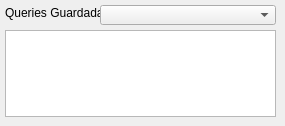
       <widget class="QWidget" name="util_integration_sqlInsert_tab">
        <attribute name="title">
         <string notr="true">Insert</string>
        </attribute>
        <widget class="QLabel" name="util_integration_sqlInsert_queriesSaved_label">
         <property name="geometry">
          <rect>
           <x>5</x>
           <y>5</y>
           <width>95</width>
           <height>16</height>
          </rect>
         </property>
         <property name="text">
          <string notr="true">Queries Guardadas</string>
         </property>
        </widget>
        <widget class="QPlainTextEdit" name="util_integration_sqlInsert_insertQuery_plainTextEdit">
         <property name="geometry">
          <rect>
           <x>5</x>
           <y>30</y>
           <width>271</width>
           <height>87</height>
          </rect>
         </property>
         <property name="plainText">
          <string notr="true"/>
         </property>
         <property name="placeholderText">
          <string notr="true">Sentencia en SQL para inserción de datos...</string>
         </property>
        </widget>
        <widget class="QComboBox" name="util_integration_sqlInsert_querySelection_comboBox">
         <property name="geometry">
          <rect>
           <x>100</x>
           <y>5</y>
           <width>176</width>
           <height>20</height>
          </rect>
         </property>
         <property name="currentText">
          <string notr="true"/>
         </property>
        </widget>
       </widget>
